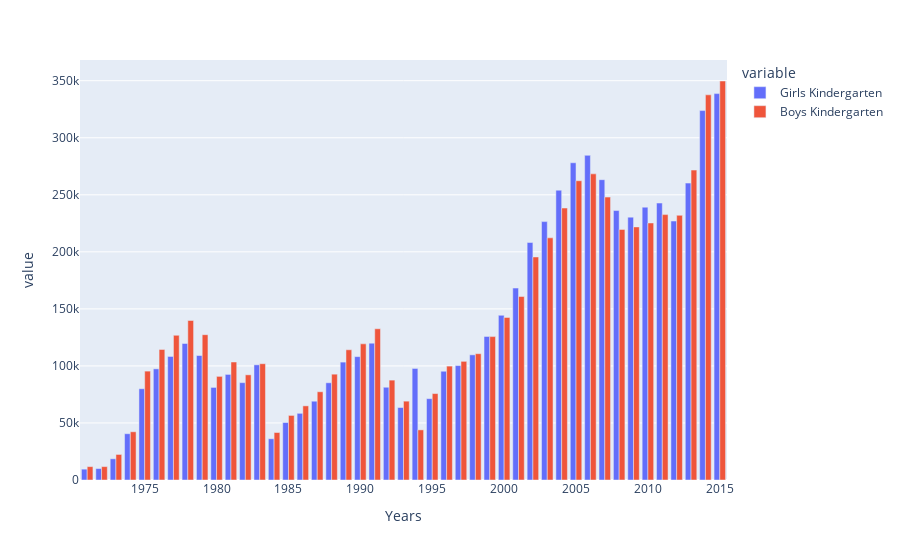

Notebook code for this chart:
### Code cell
from jupyter_dash import JupyterDash
import dash
import dash_bootstrap_components as dbc
import dash_html_components as html
import dash_core_components as dcc
import plotly.express as px
from dash.dependencies import Input, Output
import pandas as pd
import import_ipynb

df = pd.read_csv('https://raw.githubusercontent.com/Coding-with-Adam/Dash-by-Plotly/master/Bootstrap/Side-Bar/iranian_students.csv')
bvalue = 'Girls Kindergarten'
gvalue = 'Boys Kindergarten'
fig=px.bar(df, barmode='group', x='Years',
                         y=[bvalue,gvalue])
fig.show()

### Figure 1 — Plotly figure (JSON) as saved in the notebook; plotly's stock layout.template omitted (floating-point values rounded to 4 significant figures)
{"data": [{"alignmentgroup": "True", "hovertemplate": "variable=Girls Kindergarten<br>Years=%{x}<br>value=%{y}<extra></extra>", "legendgroup": "Girls Kindergarten", "marker": {"color": "#636efa"}, "name": "Girls Kindergarten", "offsetgroup": "Girls Kindergarten", "orientation": "v", "showlegend": true, "textposition": "auto", "type": "bar", "x": [1971, 1972, 1973, 1974, 1975, 1976, 1977, 1978, 1979, 1980, 1981, 1982, 1983, 1984, 1985, 1986, 1987, 1988, 1989, 1990, 1991, 1992, 1993, 1994, 1995, 1996, 1997, 1998, 1999, 2000, 2001, 2002, 2003, 2004, 2005, 2006, 2007, 2008, 2009, 2010, 2011, 2012, 2013, 2014, 2015], "xaxis": "x", "y": [9509, 10025, 18587, 40574, 79978, 97434, 108298, 119662, 109123, 81163, 92554, 85329, 100960, 36135, 50376, 58451, 69064, 85223, 103345, 108151, 119959, 81307, 63534, 97782, 71299, 95339, 100308, 109723, 125856, 144365, 168240, 208167, 226503, 254035, 278060, 284583, 263246, 236191, 230414, 239148, 242765, 226989, 260266, 323824, 338704], "yaxis": "y"}, {"alignmentgroup": "True", "hovertemplate": "variable=Boys Kindergarten<br>Years=%{x}<br>value=%{y}<extra></extra>", "legendgroup": "Boys Kindergarten", "marker": {"color": "#EF553B"}, "name": "Boys Kindergarten", "offsetgroup": "Boys Kindergarten", "orientation": "v", "showlegend": true, "textposition": "auto", "type": "bar", "x": [1971, 1972, 1973, 1974, 1975, 1976, 1977, 1978, 1979, 1980, 1981, 1982, 1983, 1984, 1985, 1986, 1987, 1988, 1989, 1990, 1991, 1992, 1993, 1994, 1995, 1996, 1997, 1998, 1999, 2000, 2001, 2002, 2003, 2004, 2005, 2006, 2007, 2008, 2009, 2010, 2011, 2012, 2013, 2014, 2015], "xaxis": "x", "y": [11728, 11748, 22400, 42280, 95446, 114435, 126838, 139835, 127363, 90840, 103435, 92196, 101939, 41639, 56610, 64986, 77345, 92756, 114151, 119341, 132554, 87557, 69119, 43946, 75765, 99842, 104014, 110711, 125700, 142538, 160822, 195487, 212276, 238387, 262333, 268349, 247983, 219653, 221844, 225305, 232630, 232028, 271658, 337615, 349748], "yaxis": "y"}], "layout": {"barmode": "group", "legend": {"title": {"text": "variable"}, "tracegroupgap": 0}, "margin": {"t": 60}, "xaxis": {"anchor": "y", "domain": [0, 1], "title": {"text": "Years"}}, "yaxis": {"anchor": "x", "domain": [0, 1], "title": {"text": "value"}}}}
